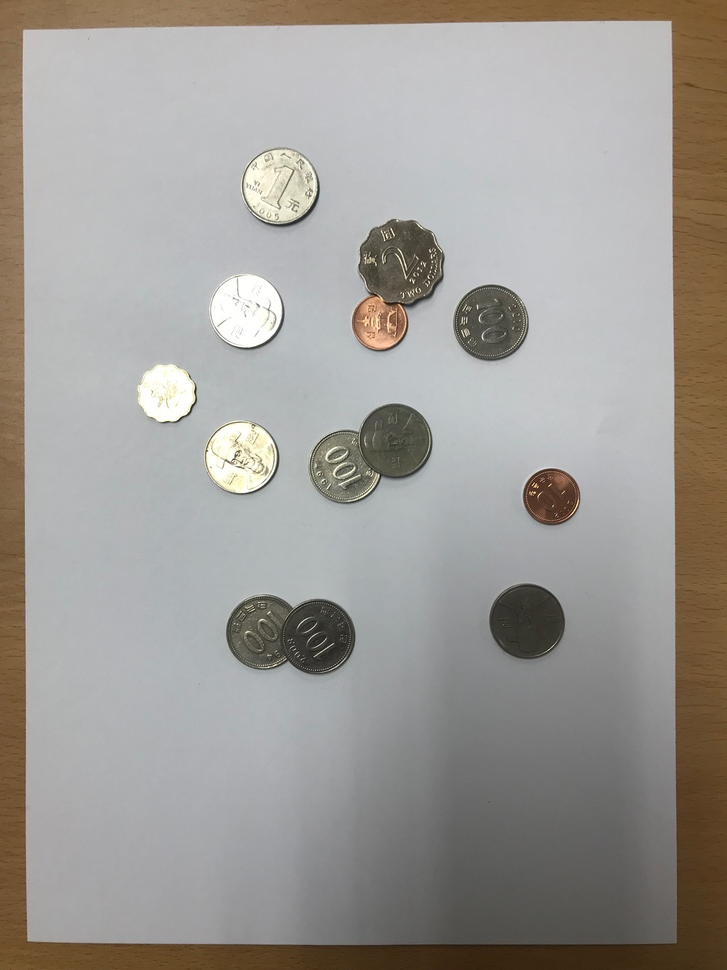
#> input picture images/img3.JPG, 727 x 970 px, shrunk from 3024 x 4032 before the run, found by its file name
$ jupyter execute --allow-errors coins3.ipynb
#> lines starting #> are read from the running program, lines starting #| are printed output that depends on the picture; after the words box and inside, x2 and y2 are one past the last pixel; in counts of white or black regions, pixels touching at a corner belong together
[cell 1]
import numpy as np
import cv2
from matplotlib import pyplot as plt
img = cv2.imread('images/img3.jpg')
#> img is the input picture: shape (970, 727, 3); mean B, G, R 149.9, 154.6, 158.1
plt.imshow(img, cmap = 'gray', interpolation = 'bicubic')
plt.xticks([]), plt.yticks([]) # to hide tick values on X and Y axis
plt.title("Showing Original Image")
plt.show()

[cell 2]
import numpy as np
import cv2
from matplotlib import pyplot as plt
from PIL import Image
from pylab import *

[cell 3]
#Show image in grayscale
image = 'images/img3.jpg'
img = cv2.imread(image,1)
img_orig = img.copy()
img= cv2.cvtColor(img,cv2.COLOR_BGR2GRAY)
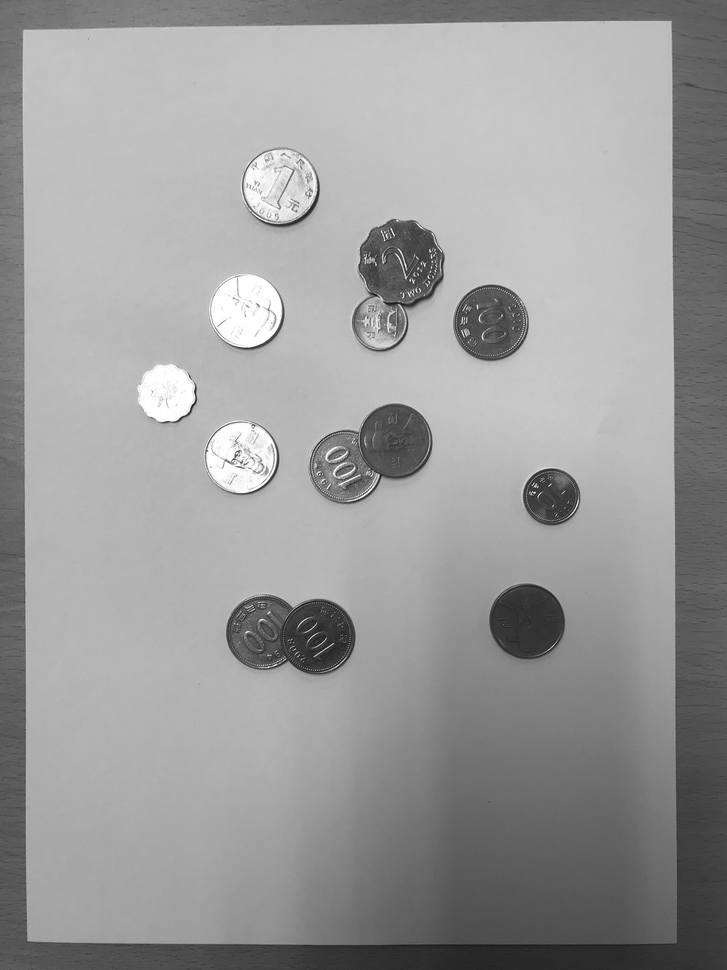
#> img: shape (970, 727); min 17, max 255, mean 155.1
plt.rcParams['figure.figsize'] =(9,7)
plt.title("Show image in GRAY")
plt.imshow(img,cmap='gray')
plt.show()

[cell 4]
#Code to blur image using GausianBlur
img =cv2.GaussianBlur(img, (21,21), 0)
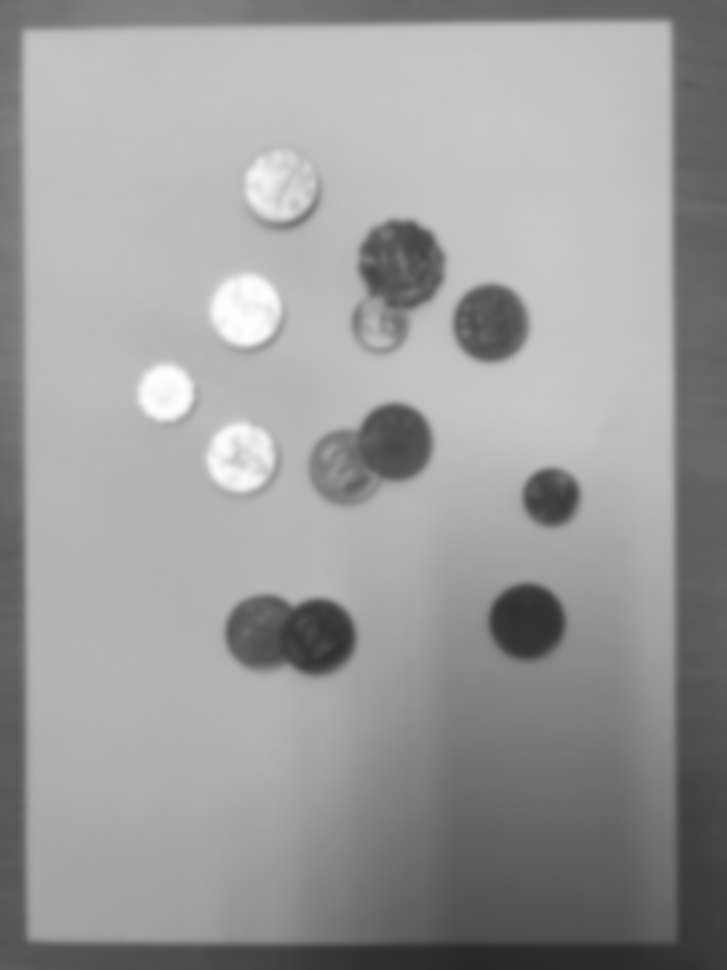
#> img: shape (970, 727); min 39, max 254, mean 155.1
plt.rcParams['figure.figsize'] =(9,7)
plt.imshow(img,cmap='gray')
plt.title("Show blur image after using Gaussian Kernel")
plt.show()
thresh = cv2.adaptiveThreshold(img, 255, cv2.ADAPTIVE_THRESH_GAUSSIAN_C,
cv2.THRESH_BINARY_INV, 11, 1)
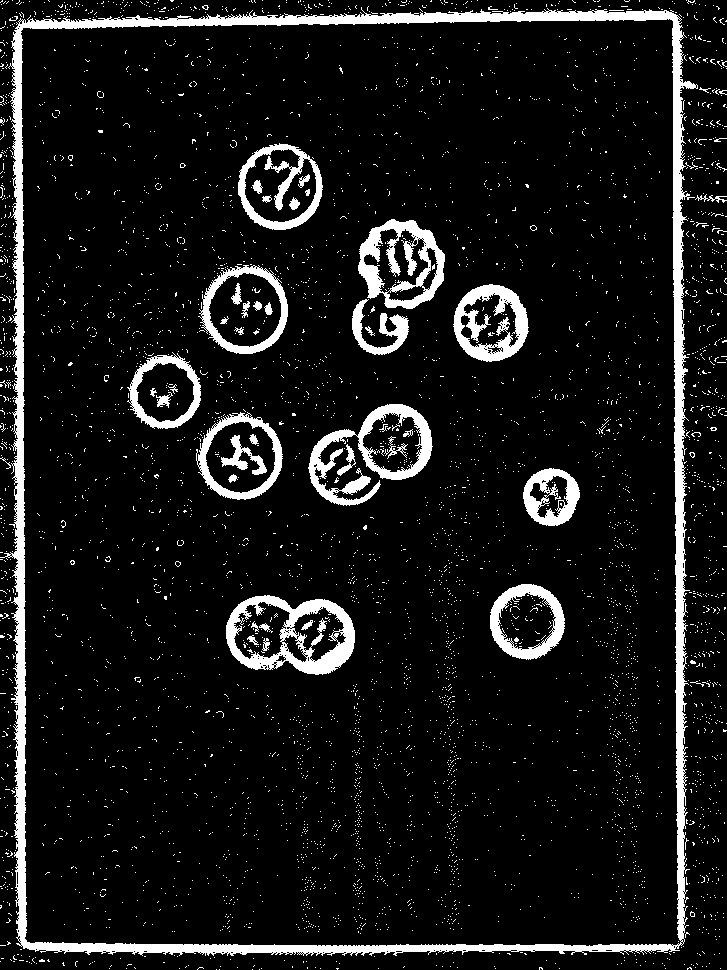
#> thresh: shape (970, 727); 9.3% white; 4932 white regions (4887 under 20 px), largest, box (x1, y1, x2, y2) and area: (0, 7, 698, 956) 27617, (226, 595, 355, 675) 4190, (308, 404, 433, 506) 3712
plt.imshow(thresh)
plt.title("After Using Adaptive Thresholding")
plt.show()

[cell 5]
#Detect circular images
circles = cv2.HoughCircles(img,cv2.HOUGH_GRADIENT,0.9, 120,
                            param1=50, param2=20, minRadius=150, maxRadius=190)
#> circles = None
#> (the rest of this cell did not finish here and is left out)

$ run again, with images/img1.JPG copied over images/img3.JPG
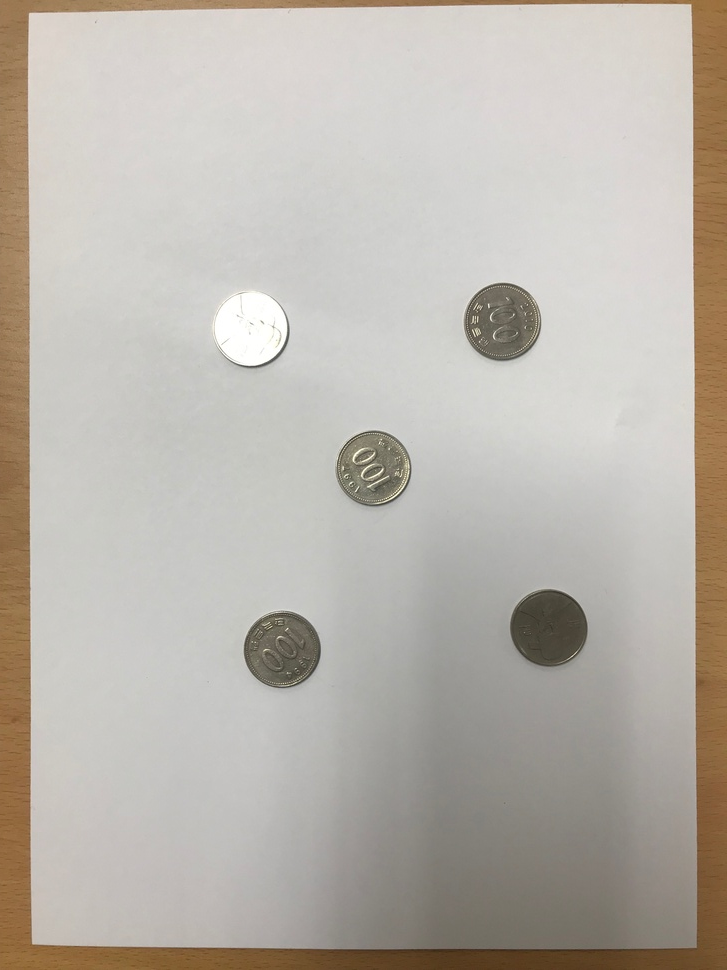
#> input picture images/img1.JPG, 727 x 970 px, shrunk from 3024 x 4032 before the run, found by its file name
#> img is the input picture: shape (970, 727, 3); mean B, G, R 171.8, 180.1, 185.8
#> `img= cv2.cvtColor(img,cv2.COLOR_BGR2GRAY)`:
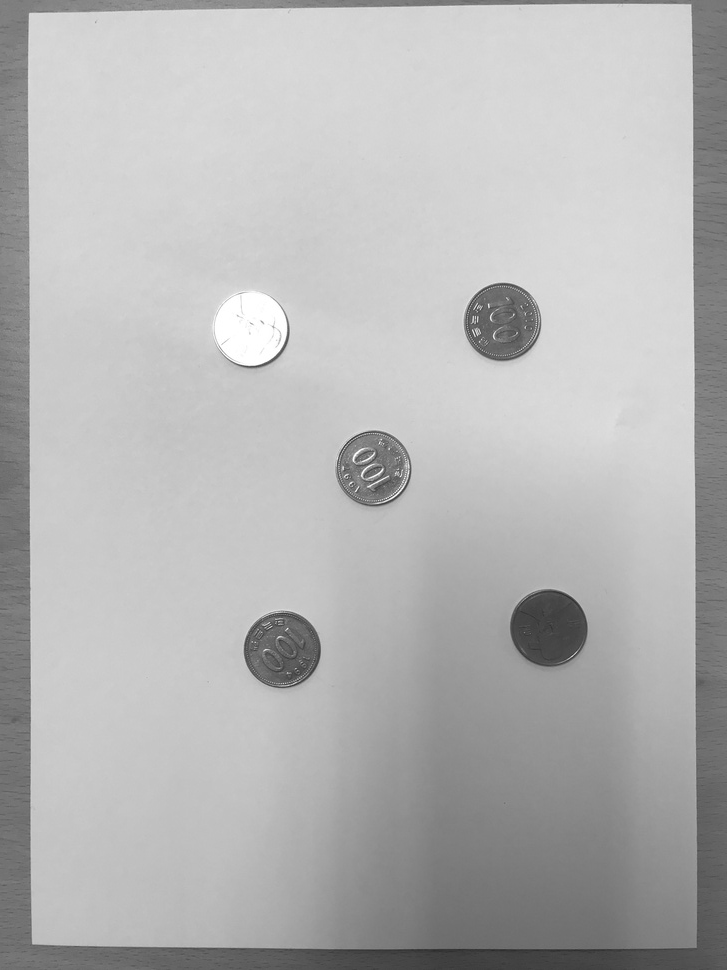
#> img: shape (970, 727); min 42, max 255, mean 180.9
#> `thresh = cv2.adaptiveThreshold(img, 255, cv2.ADAPTIVE_THRESH_GAUSSIAN_..`:
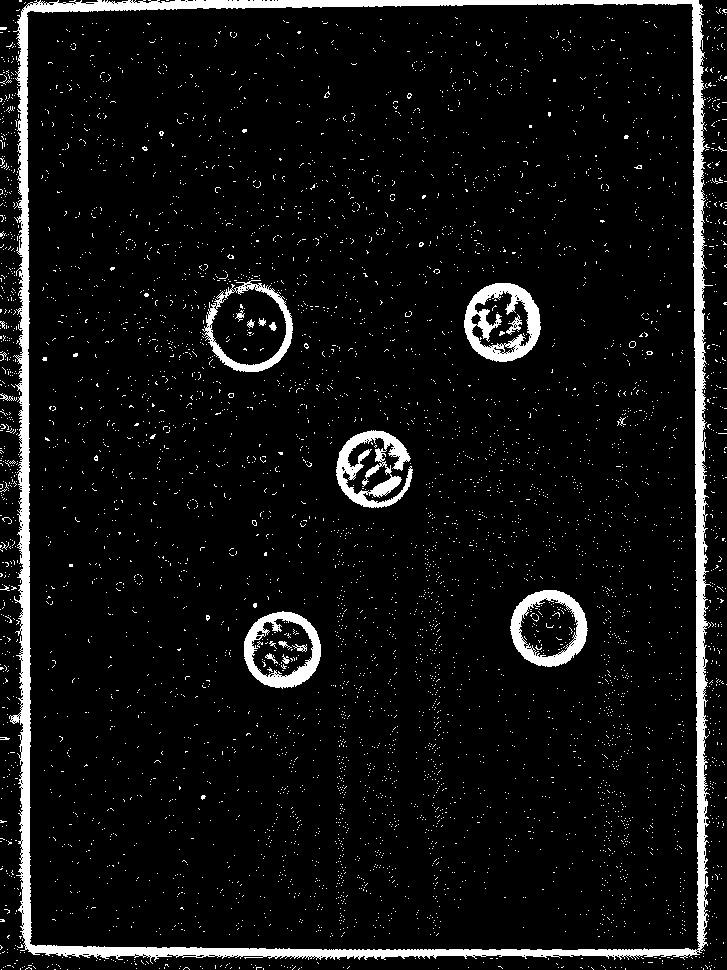
#> thresh: shape (970, 727); 6.9% white; 5456 white regions (5435 under 20 px), largest, box (x1, y1, x2, y2) and area: (9, 0, 713, 964) 27035, (464, 283, 541, 362) 2805, (336, 430, 413, 508) 2680
#> circles = None

$ run again, with images/img4.JPG copied over images/img3.JPG
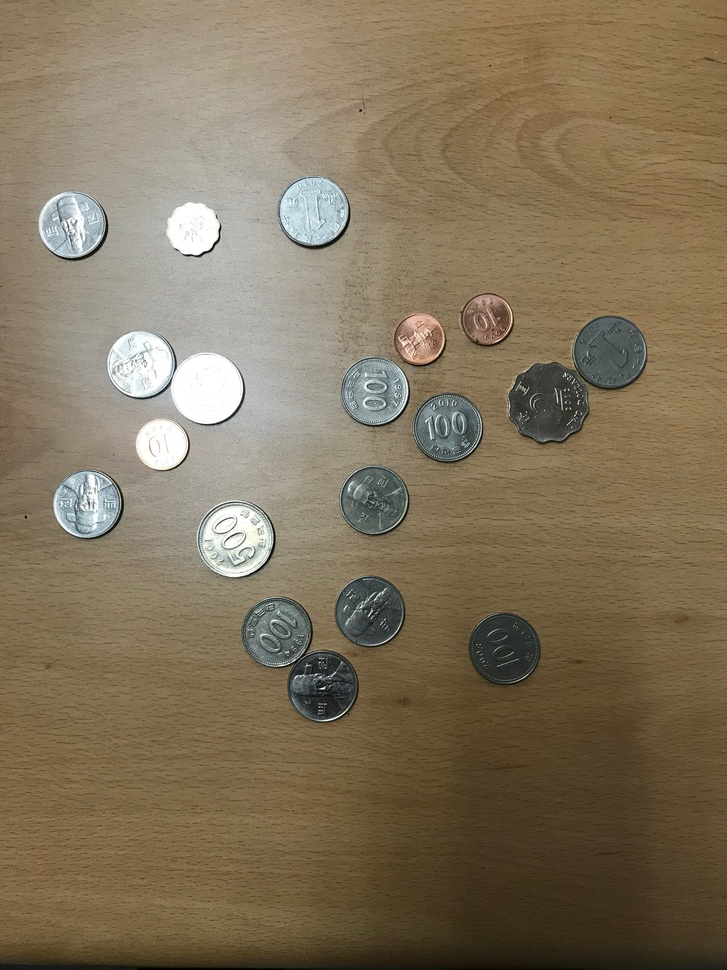
#> input picture images/img4.JPG, 727 x 970 px, shrunk from 3024 x 4032 before the run, found by its file name
#> img is the input picture: shape (970, 727, 3); mean B, G, R 91, 115.2, 129.4
#> `img= cv2.cvtColor(img,cv2.COLOR_BGR2GRAY)`:
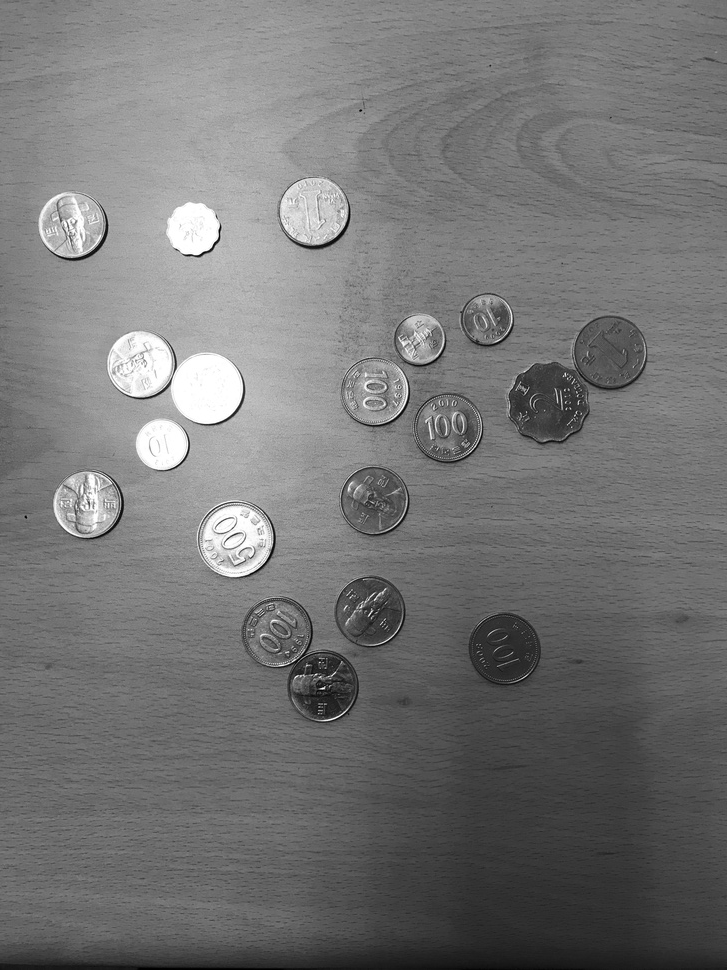
#> img: shape (970, 727); min 0, max 255, mean 116.7
#> `thresh = cv2.adaptiveThreshold(img, 255, cv2.ADAPTIVE_THRESH_GAUSSIAN_..`:
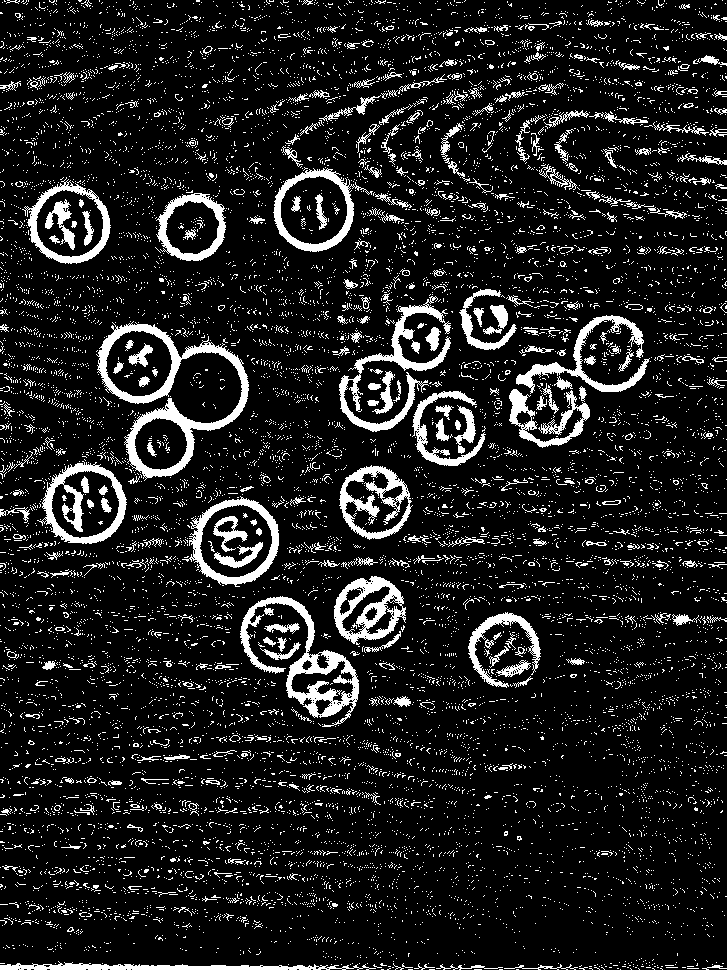
#> thresh: shape (970, 727); 11.7% white; 11879 white regions (11511 under 20 px), largest, box (x1, y1, x2, y2) and area: (96, 321, 249, 481) 4817, (240, 596, 359, 727) 3494, (339, 296, 451, 432) 2838
#> circles = None
